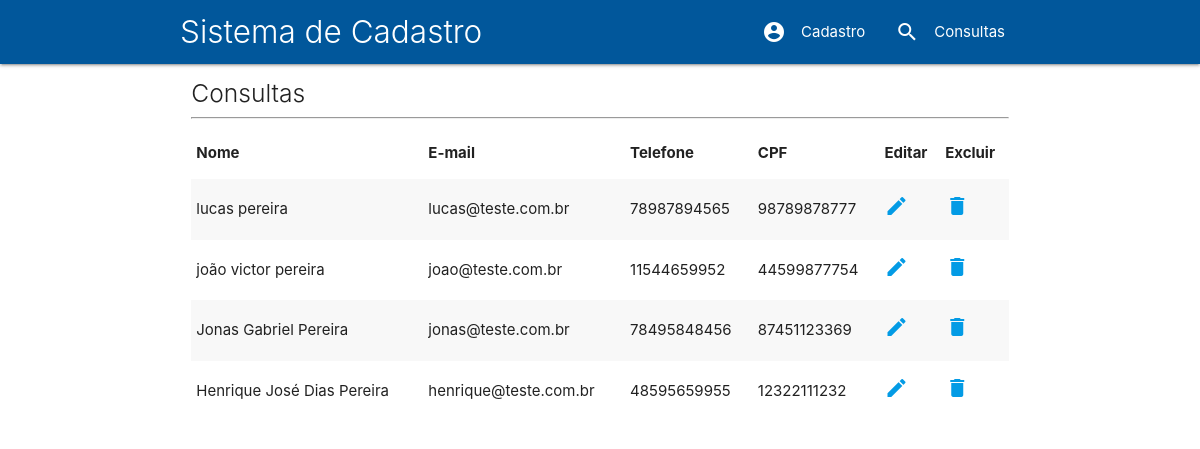
/consultas.php, run on the app's committed database.
### tables this page shows
CREATE TABLE `tb_clientes` (
  `id` int(11) NOT NULL,
  `nome` varchar(40) NOT NULL,
  `email` varchar(50) NOT NULL,
  `telefone` varchar(15) NOT NULL,
  `cpf` varchar(15) NOT NULL
);

### banco_de_dados/read.php (the view, shortened to what this page needs)
<?php
    include_once 'conexao.php';
    $querySelect = $link->query("select * from tb_clientes");
    while($registros = $querySelect->fetch_assoc()):
        $id = $registros['id'];
        $nome = $registros['nome'];
        $email = $registros['email'];
        $telefone = $registros['telefone'];
        $cpf = $registros['cpf'];
        echo "<tr>";
            echo "<td>$nome</td><td>$email</td><td>$telefone</td><td>$cpf</td>";
            echo "<td><a href='editar.php?id=$id'><i class='material-icons '>edit</i></a></td>";
            echo "<td><a href='banco_de_dados/delete.php?id=$id' onclick='deletar()'><i class='material-icons'>delete</i></a></td>";
        echo "</tr>";
    endwhile;
?>

### includes/header.inc.php (shortened to what this page needs)
<!DOCTYPE html>
<html lang="pt-BR">
<head>
    <link rel="stylesheet" href="materialize/css/materialize.min.css">
</head>
<body>

### includes/menu.inc.php
<nav class="light-blue darken-4">
        <div class="nav-wrapper container col s12">
            <div class="brand-logo light">
                Sistema de Cadastro
            </div>
            <ul class="right">
                <li><a href="index.php"><i class="material-icons left">account_circle</i>Cadastro</a></li>
                <li><a href="consultas.php"><i class="material-icons left">search</i>Consultas</a></li>
            </ul>
        </div>
    </nav>

### consultas.php
<?php include_once 'includes/header.inc.php'; ?>
    <?php include_once 'includes/menu.inc.php'; ?>
        <div class="row container">
            <div class="col s12">
                <h5 class="light">Consultas</h5><hr>
                <table class="striped">
                    <thead>
                        <tr>
                            <th>Nome</th>
                            <th>E-mail</th>
                            <th>Telefone</th>
                            <th>CPF</th>
                            <th>Editar</th>
                            <th>Excluir</th>
                        </tr>
                    </thead>
                    <tbody>
                        <?php include_once 'banco_de_dados/read.php'; ?>
                    </tbody>
                </table>
            </div>
        </div>
    <?php include_once 'includes/footer.inc.php'; ?>

### includes/footer.inc.php (shortened to what this page needs)
</body>
</html>

### data on the page
tb_clientes: nome "lucas pereira", email "lucas@teste.com.br", telefone "78987894565", cpf "98789878777"
tb_clientes: nome "joão victor pereira", email "joao@teste.com.br", telefone "11544659952", cpf "44599877754"
tb_clientes: nome "Jonas Gabriel Pereira", email "jonas@teste.com.br", telefone "78495848456", cpf "87451123369"
tb_clientes: nome "Henrique José Dias Pereira", email "henrique@teste.com.br", telefone "48595659955", cpf "12322111232"
